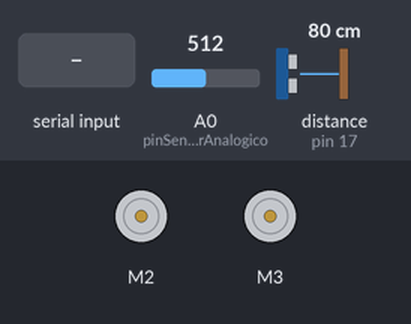
This sketch was run on a simulated Arduino Uno, built with avr-gcc and run on an emulated ATmega328P. Shown: 2 × DC motor (green arrow = forward, orange = backward, longer = faster). The test bench sets the inputs (shaded band); at power-on: A0 (pinSensorAnalogico) = 512, distance to the obstacle (sensor on pin 17) 80 cm. The echo pulse lasts 58.3 µs per cm; what the sketch prints to the serial monitor is not drawn.

Above: at 1.2 s.
1.3 s: "<90,45,200>" received over the second serial link
At 2.5 s:
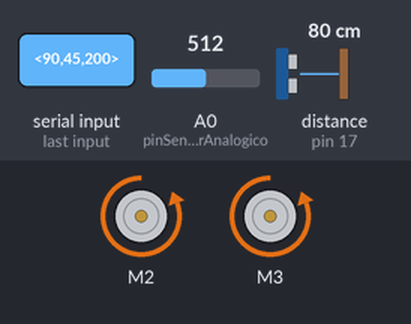
2.8 s: "<90,45>" received over the second serial link
At 4.1 s:
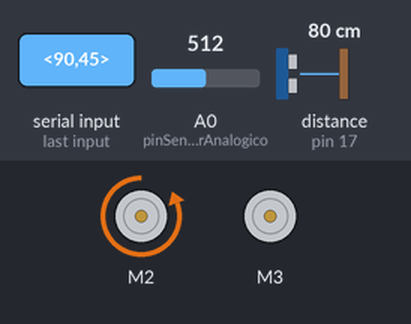
6.3 s: A0 (pinSensorAnalogico) set to 105
9.3 s: A0 (pinSensorAnalogico) set to 94
11.4 s: "<30,150,10>" received over the second serial link
At 12.7 s:
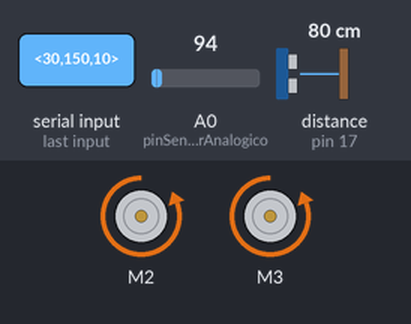
Timing chart, 0 to 14.4 s (numbered marks = the images above; inputs shaded):
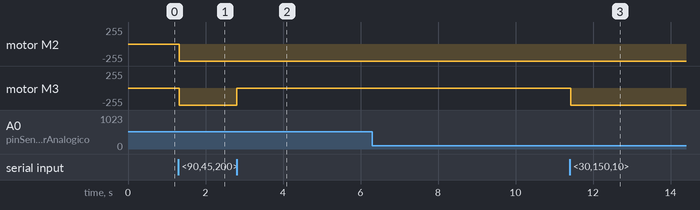

The sketch:

MotorUno.ino
```cpp
#include <Ultrasonic.h> // Ultrasonic by Erick Simões
#include "Motor.h"
#include "SerialCom.h"

// IR
int pinSensorAnalogico = A0; // módulo conectado no pino analógico A0

// Ultrasonic
const int pin_trig = PIN_A2, pin_echo = PIN_A3;
Ultrasonic ultrasonic(pin_trig, pin_echo);

// Motor
float wheelL = 0.0, wheelR = 0.0;
const int pin_motorL = 2, pin_motorR = 3;
AF_DCMotor motorL(pin_motorL);
AF_DCMotor motorR(pin_motorR);

// SoftwareSerial
const int pin_RX = A4, pin_TX = A5;
SoftwareSerial mySerial(pin_RX, pin_TX); // RX, TX
const byte numChars = 32;
char receivedChars[numChars];
char tempChars[numChars];        // temporary array for use when parsing
char messageFromESP[numChars] = {0};
boolean newData = false;

/* MILLIS */
unsigned long millis_now      = millis();
unsigned long millis_lastLoop = millis_now;
float         loopRate        = 30.0;
unsigned long loopInterval    = (unsigned long)(1000.0 * 1.0/loopRate); // T = 1/f
unsigned long ultrasonicInterval = 100;
unsigned long millis_lastUltrasonic = millis_now;

void setup() {
  Serial.begin(57600);
  mySerial.begin(57600);

  // Velocidade dos motores
  const int speed = 95;
  motorL.setSpeed(speed);
  motorR.setSpeed(speed);
}

void loop() {
  millis_now = millis();

  if (millis_now - millis_lastLoop < loopInterval)
    return;
  else
    millis_lastLoop = millis();

  // Recebe mensagem pela SoftwareSerial
  swSerialReceiveWithMarkers(&mySerial, &newData, receivedChars, numChars);

  if (newData == true) {
    // Trata a mensagem da SoftwareSerial
    processNewData(tempChars, receivedChars, messageFromESP,
      &wheelL, &wheelR, &newData);
  }

  // Aciona motores
  activateMotor(&motorL, wheelL, 0);
  activateMotor(&motorR, wheelR, 0);
//  Serial.println("...");

  // Ultrassom e IR
  if (millis_now - millis_lastUltrasonic > ultrasonicInterval) {
    millis_lastUltrasonic = millis_now;

    int distance = ultrasonic.read();

    int irColor = 0;
    irColor = analogRead(pinSensorAnalogico);

    serialSendWithMarkers(distance, irColor);
    swSerialSendWithMarkers(&mySerial, distance, irColor);
  }
}

// Printa os dados na SERIAL NORMAL
void showParsedData() {
    Serial.print("Message ");
    Serial.println(messageFromESP);
    Serial.print("wheelL ");
    Serial.println(wheelL);
    Serial.print("wheelR ");
    Serial.println(wheelR);
}

// Manda dados do ultrassom na SERIAL NORMAL
void serialSendWithMarkers(int distance, int color)
{
  char buff[32] = {0};
  snprintf(buff, 32, "<Distance, %d, %d>\n", distance, color);
  Serial.write(buff, 32);
}
```

Motor.h
```cpp
#ifndef MOTOR_H
#define MOTOR_H

#include <AFMotor.h> // Adafruit Motor shield library (af_motor)

/* ATUAÇÃO DO MOTOR
 *  - wheelSpeed é o valor de wheelL ou wheelR, no intervalo [-255, 255] */
void activateMotor(AF_DCMotor* motor, float wheelSpeed, int minPower)
{
  wheelSpeed = wheelSpeed * 255.0;

  // Corrige para ficar no maximo com módulo de 255
  if (wheelSpeed > 255.0)
    wheelSpeed = 255.0;
  else if (wheelSpeed < -255.0)
    wheelSpeed = -255.0;

//  Serial.println(wheelSpeed);

  // Calcula módulo
  int intWheelSpeed = (int)wheelSpeed;
  int positiveWheelSpeed = intWheelSpeed;
  if (positiveWheelSpeed < 0)
    positiveWheelSpeed = -positiveWheelSpeed;

  if (positiveWheelSpeed < minPower && positiveWheelSpeed != 0)
    positiveWheelSpeed = minPower;

//  Serial.println(positiveWheelSpeed);

  // Define a velocidade do motor
  motor->setSpeed(positiveWheelSpeed);

  // Determina se é para ir para frente, trás ou parar
  if (intWheelSpeed == 0)
    motor->run(RELEASE);
  else if (wheelSpeed > 0)
    motor->run(BACKWARD);
  else
    motor->run(FORWARD);
}

#endif
```

SerialCom.h
```cpp
#ifndef SERIALCOM_H
#define SERIALCOM_H

#include <SoftwareSerial.h>

/*
 * FUNÇÕES RELACIONADAS À COMUNICAÇÃO SOFTWARESERIAL
 */

// Recebe mensagem com string no formato "<Mensagem>" ('<' e '>' são delimitadores)
void swSerialReceiveWithMarkers(SoftwareSerial* mySerial, boolean* newData, char* receivedChars, int numChars)
{
    static boolean recvInProgress = false;
    static byte ndx = 0;
    char rc;

    while (mySerial->available() > 0 && *newData == false) {
        rc = mySerial->read();

        if (recvInProgress == true) {
            if (rc != '>') {
                receivedChars[ndx] = rc;
                ndx++;
                if (ndx >= numChars) {
                    ndx = numChars - 1;
                }
            }
            else {
                receivedChars[ndx] = '\0'; // terminate the string
                recvInProgress = false;
                ndx = 0;
                *newData = true;
            }
        }

        else if (rc == '<') {
            recvInProgress = true;
        }
    }
}

// Filtra os dados de "<Header, %d, %d>",
// Variáveis: wheelL, wheelR
void parseData(char* tempChars, char* messageFromESP, float* wheelL, float* wheelR)
{
  char* strtokIndx;

  // Corta tempChars em ',', filtrando a string de header
  strtokIndx = strtok(tempChars, ",");
  strcpy(messageFromESP, strtokIndx);

  /* O próximo strtok com arg1 = NULL continua de onde a ultima
     chamada ao strtok() parou */

  // Filtra wheelL
  strtokIndx = strtok(NULL, ",");
  *wheelL = atof(strtokIndx);

  // Filtra wheelR
  strtokIndx = strtok(NULL, ",");
  *wheelR = atof(strtokIndx);
}

// Processa novos dados
void processNewData(char* tempChars, char* receivedChars, char* messageFromESP,
  float* wheelL, float* wheelR, boolean* newData)
{
  // Trata a mensagem da SoftwareSerial
  strcpy(tempChars, receivedChars);
  parseData(tempChars, messageFromESP, wheelL, wheelR);
  *newData = false;
}


// Envia mensagem "<Header, %d>"
// Variáveis: distância
void swSerialSendWithMarkers(SoftwareSerial* mySerial, int distance, int color)
{
  char buff[32] = {0};
  snprintf(buff, 32, "<Distance, %d, %d>\n", distance, color);
  mySerial->write(buff, 32);
}

#endif
```

Measured:
- after the input at 1.3 s, motor M2, motor M3: stopped → backward 255/255 at once
- after the input at 2.8 s, motor M3: backward 255/255 → stopped at once
- after the input at 6.3 s, every drawn part: stays the same
- after the input at 9.3 s, every drawn part: stays the same
- after the input at 11.4 s, motor M3: stopped → backward 255/255 at once
